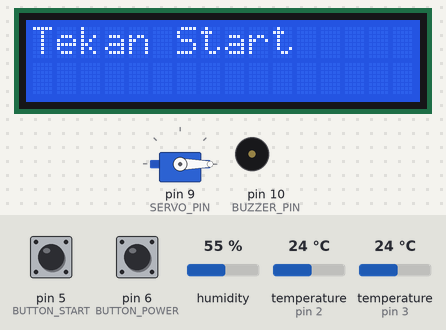
Recording of a sketch running on a simulated Arduino Uno, built with avr-gcc and run on an emulated ATmega328P. On the bench: servo, 16×2 character LCD, buzzer (waves = sounding). The test bench sets the inputs (shaded band); at power-on: pin 6 (BUTTON_POWER) HIGH, pin 5 (BUTTON_START) HIGH, humidity 55 %, temperature (sensors on pin 2, pin 3) 24 °C. What the sketch prints to the serial monitor is not drawn.

Above: at 3.2 s.
3.3 s: pin 6 (BUTTON_POWER) pulled LOW for 0.9 s
At 5.2 s:
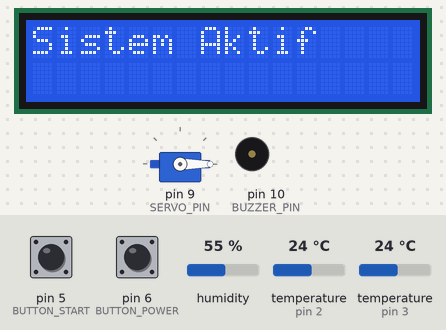
At 6.6 s:
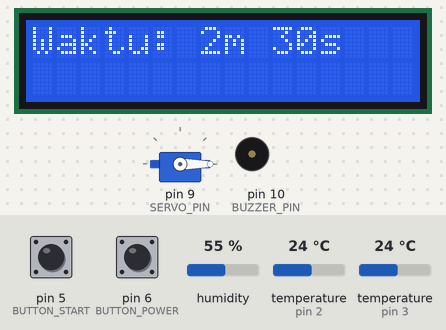
6.9 s: pin 5 (BUTTON_START) pulled LOW for 0.9 s
At 10.0 s:
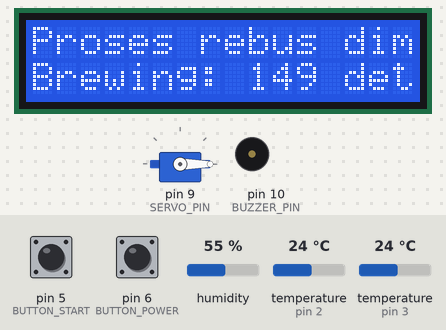
Timing chart, 0 to 11.5 s (numbered marks = the images above; inputs shaded):
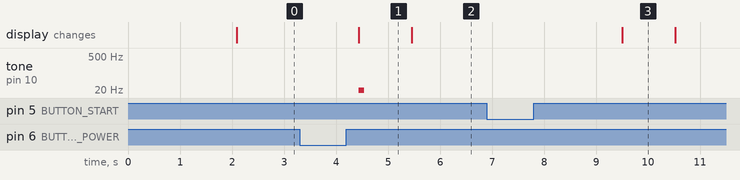

Measured:
- after the input at 3.3 s, tone on pin 10 (BUZZER_PIN): silent → 5 Hz after 1.1 s, → silent 0.10 s later; the display: changes after 1.1 s (image 1)
- after the input at 6.9 s, the display: changes after 2.6 s (image 3)
- what the display in image 1 shows lasts 1.1 s, from 4.4 s to 5.5 s

The sketch:

sketch_dec5a.ino
```cpp
#include <Wire.h>
#include <LiquidCrystal_I2C.h>
#include <OneWire.h>
#include <DallasTemperature.h>
#include <DHT.h>
#include <Servo.h>


#define RELAY_PIN 1
#define DS18B20_PIN 2
#define DHT22_PIN 3
#define BUTTON_START 5
#define BUTTON_POWER 6
#define BUZZER_PIN 10
#define SERVO_PIN 9
#define POT_PIN A0

// Sensor dan perangkat (tetap sama)
OneWire oneWire(DS18B20_PIN);
DallasTemperature sensors(&oneWire);
DHT dht(DHT22_PIN, DHT22);
Servo teaServo;
LiquidCrystal_I2C lcd(0x27, 16, 2);

// Variabel global
bool systemOn = false;
bool brewing = false;
int teaType = 0;
int boilingTime = 0;           // Waktu perebusan yang sudah ditentukan
float targetTemp = 0;
int oldButtonStart = 0;
float durationInMinutes = 0;
int potValue = 0;
int previousPotValue = -1;

float floatMap(float x, float in_min, float in_max, float out_min, float out_max) {
  return (x - in_min) * (out_max - out_min) / (in_max - in_min) + out_min;
}

void accurateDelay(float minutes) {
  unsigned long startTime = millis();
  unsigned long delayMillis = minutes * 60000;  // Konversi menit ke milidetik

  Serial.print("Durasi brewing: ");
  Serial.print(minutes);
  Serial.println(" menit");

  // Loop untuk mempertahankan delay tanpa memblokir
  while (millis() - startTime < delayMillis) {
    // Opsional: Tambahkan update LCD atau fungsi lain di sini jika diperlukan
    lcd.setCursor(0, 1);
    lcd.print("Brewing: ");
    lcd.print((delayMillis - (millis() - startTime)) / 1000);
    lcd.print(" detik  ");
    delay(1000);  // Update setiap detik
  }

  Serial.println("Brewing selesai");
}

void setup() {
  // Inisialisasi perangkat
  pinMode(BUTTON_START, INPUT_PULLUP);
  pinMode(BUTTON_POWER, INPUT_PULLUP);
  pinMode(BUZZER_PIN, OUTPUT);
  pinMode(RELAY_PIN, OUTPUT);

  digitalWrite(BUZZER_PIN, HIGH);

  Serial.begin(9600);
  teaServo.attach(SERVO_PIN);

  lcd.init();
  lcd.backlight();

  dht.begin();
  sensors.begin();

  teaServo.write(0);
  delay(2000);
  lcd.clear();
  lcd.setCursor(0, 0);
  lcd.print("Tekan Start");
}

void loop() {
  int buttonStart = digitalRead(BUTTON_POWER);
  sensors.requestTemperatures();
   // Mengambil nilai suhu dalam Celcius
  float temperatureC = sensors.getTempCByIndex(0);

  // Mengambil nilai suhu dalam Fahrenheit (opsional)
  float temperatureF = sensors.getTempFByIndex(0);

   if (temperatureC != DEVICE_DISCONNECTED_C) { // Memeriksa apakah sensor terhubung
    Serial.print(temperatureC);
    Serial.print(" °C");
    Serial.print(" / ");
    Serial.print(temperatureF);
    Serial.println(" °F");
  } else {
    Serial.println("Sensor tidak terhubung!");
  }

  if (buttonStart == LOW && oldButtonStart == HIGH) {
    systemOn = !systemOn;

    if (systemOn) {
      lcd.clear();
      lcd.setCursor(0, 0);
      lcd.print("Sistem Aktif");
      Serial.println("Sistem Aktif");
      digitalWrite(BUZZER_PIN, LOW);
      tone(BUZZER_PIN, 5, 100);
      delay(1000);
      digitalWrite(BUZZER_PIN, HIGH);
    } else {
      lcd.clear();
      lcd.setCursor(0, 0);
      lcd.print("Tekan Start");
      Serial.println("Sistem Nonaktif");
      digitalWrite(BUZZER_PIN, LOW);
      tone(BUZZER_PIN, 5, 100);
      delay(1000);
      digitalWrite(BUZZER_PIN, HIGH);
      teaType = 0;
      brewing = false;
    }
  }

  oldButtonStart = buttonStart;
  if (systemOn) {
    potValue = analogRead(POT_PIN);

    // Mengecek jika ada perubahan signifikan pada nilai potentiometer
    if (abs(potValue - previousPotValue) > 5 && !brewing) {  // Jika perubahan lebih besar dari 5 (threshold)
      previousPotValue = potValue;  // Menyimpan nilai potentiometer terbaru

      // Mengonversi nilai dari potentiometer menjadi waktu (misal 0-1023 -> 0-300 detik)
      boilingTime = map(potValue, 0, 1023, 0, 300);  // Mengubah range potentiometer menjadi 0 - 300 detik (1 - 5 menit)

      // Debugging nilai waktu perebusan dalam menit dan detik
      int minutes = boilingTime / 60;        // Menghitung menit
      int seconds = boilingTime % 60;        // Menghitung sisa detik
      // Serial.print("Minutes: ");
      // Serial.print(minutes);
      // Serial.print(", Seconds: ");
      // Serial.println(seconds);
      Serial.println("Boiling time " + String(boilingTime));

      // Menampilkan waktu pada LCD
      // lcd.clear();
      lcd.setCursor(0, 0);
      lcd.print("Waktu: ");
      lcd.print(minutes);
      lcd.print("m ");
      lcd.print(seconds);
      lcd.print("s");
    }

    float temperature = dht.readTemperature();
    float humidity = dht.readHumidity();

    if (temperature == DEVICE_DISCONNECTED_C) {
      Serial.println("Sensor gagal membaca suhu!");
    } else if (!isnan(temperature) && !isnan(humidity)) {
      Serial.println("Suhu sekitar: " + String(temperature));
      Serial.println("Kelembapan: " + String(humidity));
    } else {
      Serial.println("Nilai sensor tidak valid");
    }

    delay(2000);

    // Pembacaan tombol start untuk memulai proses perebusan
    int startButton = digitalRead(BUTTON_START);
    Serial.println("Button start " + String(startButton));
    delay(2000);
    if (startButton == LOW && !brewing) {
      brewing = true;

      lcd.setCursor(0, 0);
      lcd.println("Proses rebus dimulai");

      Serial.print("Durasi: ");
      Serial.println(boilingTime);
      digitalWrite(RELAY_PIN, LOW);
      accurateDelay(boilingTime / 60.0);  // Memulai proses perebusan berdasarkan waktu yang ditentukan
      digitalWrite(RELAY_PIN, HIGH);
      digitalWrite(BUZZER_PIN, LOW);
       for (int i = 0; i <= 180; i ++){
        teaServo.write(i);
        delay(15);
      }
      tone(BUZZER_PIN, 5, 100);
      delay(1000);
      digitalWrite(BUZZER_PIN, HIGH);

      lcd.setCursor(0, 0);
      lcd.print("Brewing selesai");
      delay(200);
      lcd.setCursor(0, 0);
      lcd.println("Suhu air " + String(temperatureC) + " C");
      delay(200);
      if (temperatureC > 57.8) {
        digitalWrite(BUZZER_PIN, LOW);
        tone(BUZZER_PIN, 5, 100);
        delay(1000);
        digitalWrite(BUZZER_PIN, HIGH);
        lcd.setCursor(0, 0);
        lcd.println("Air berbahaya untuk diminum");
        delay(200);
        lcd.setCursor(0, 0);
        lcd.println("Karena panas!");
      }
      brewing = false;
      boilingTime = 0;
    }
  }
}
```
